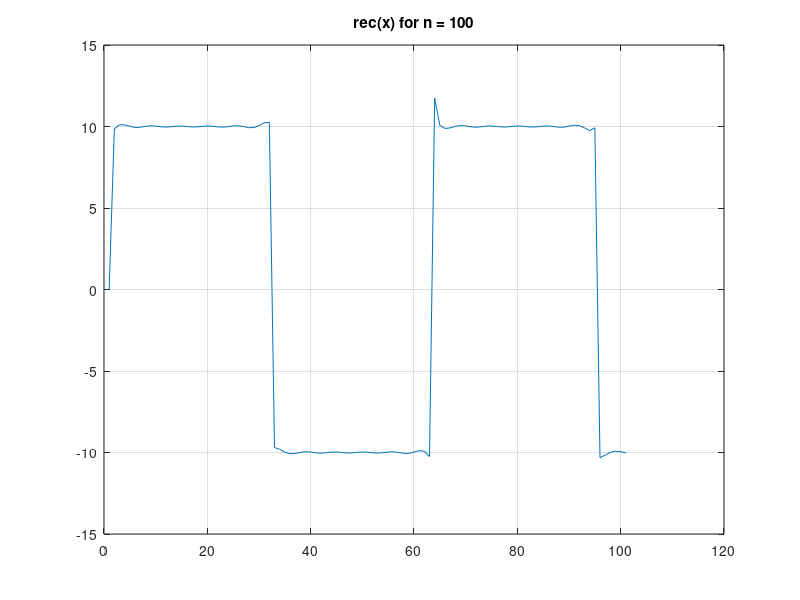
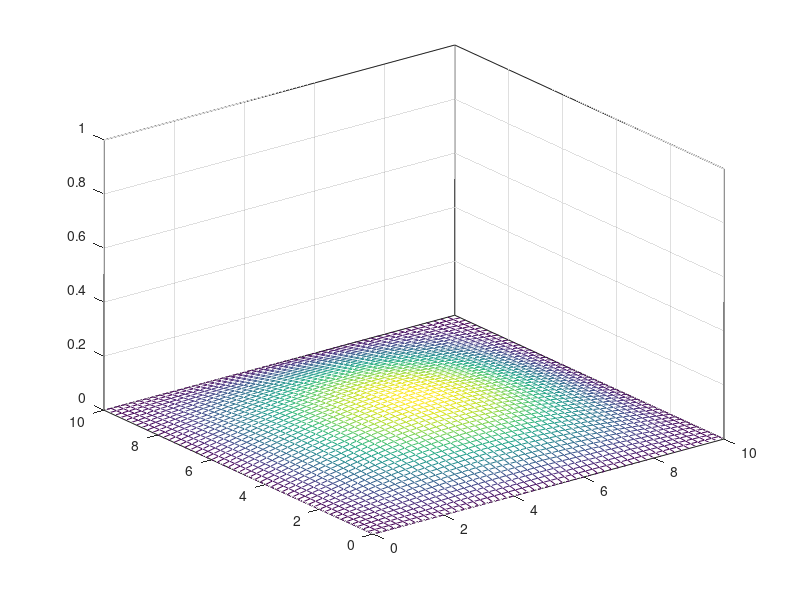

These charts were generated, in order, by the following MATLAB code: (Note: this script raises an error after producing the figures.)
% ===========
% Aufgabe 1.1:
% ===========

clear all   % Es werden alle Variablen geloescht
close all   % Es werden alle Fenster geschlossen
clc         % Das Command Window wird zurueckgesetzt

%% 
clear all;close all;clc;

% Aufgabe 1.1.1:

% Matrix A und Vektor b
A = [1, 2, 4; 2, 2, 1; 3, 2, 0];
b = [5; 4; 1];

% Zeit
tic
x1 = inv(A)*b
toc
tic
x2 = mldivide(A, b)
toc

% numerischer Fehler
norm(A*x1 - b)
norm(A*x2 - b)

% mldivide ist schneller (0.000148 vs 0.000070) und numerisch genauer

%% 
clear all;close all;clc;

% Aufgabe 1.1.2:

% rect(x) ~~ A* sum(k=1 bis n) 4/pi*(2k-1) * sin((2k-1)x)

A = 10;
x = 0:0.1:10;
n = 1;
y = 0

figure
for n=1:1:100
    y = y + A*(4/(pi*(2*n -1))) * sin((2*n -1)*x);
    plot(y)
    ylim([-15, 15])
    title(['rec(x) for n = ', num2str(n)])
    grid on
    %pause()
    pause(0.01)
end

%% 
clear all;close all;clc;

% Aufgabe 1.1.3:

% f(x,y,t) = sin(x*pi/10)*sin(y*pi/10)*|sin(t)|
step_size = 0.2;
range = 0:step_size:10;
%times = [0.1, 0.5, 1, 2, 10, 32];
times = 0.1:0.1:10;

[xx,yy] = meshgrid(range,range); % Koordinatenmatrix erzeugen
figure

for t = times
    zz = sin((xx*pi)/10).*sin((yy*pi)/10).*abs(sin(t));

    % Gitterplot
    mesh(xx,yy,zz)
    box on
    grid on
    zlim([0,1])
    
    suptitle(['t = ', num2str(t)]);
    pause(0.1)
end
